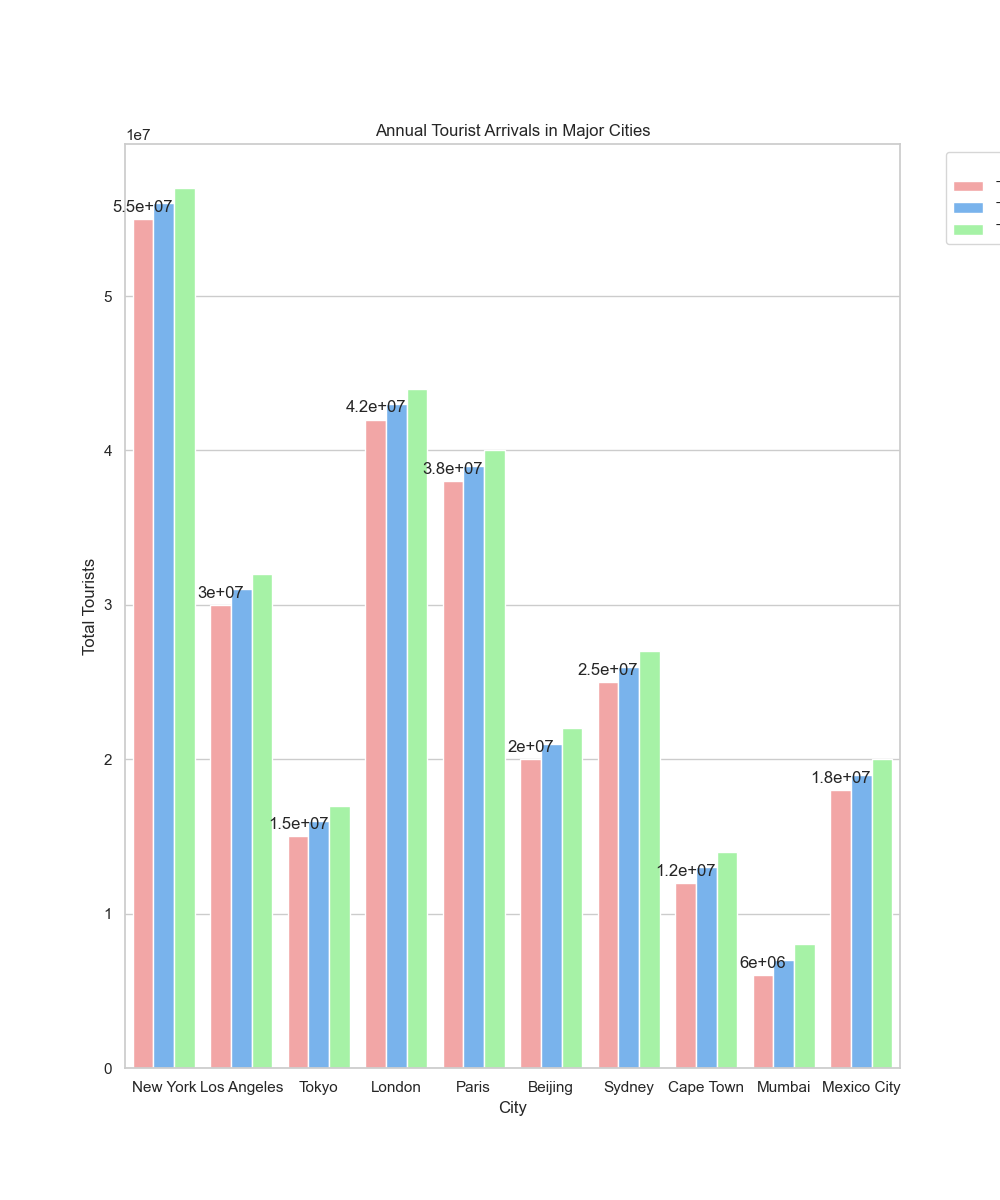

Here is the Python script that generated this plot:

import seaborn as sns
import pandas as pd
import matplotlib.pyplot as plt

data = {
    'City': ['New York', 'Los Angeles', 'Tokyo', 'London', 'Paris', 'Beijing', 'Sydney', 'Cape Town', 'Mumbai', 'Mexico City'],
    'Total_Tourists_2018': [55000000, 30000000, 15000000, 42000000, 38000000, 20000000, 25000000, 12000000, 6000000, 18000000],
    'Total_Tourists_2019': [56000000, 31000000, 16000000, 43000000, 39000000, 21000000, 26000000, 13000000, 7000000, 19000000],
    'Total_Tourists_2020': [57000000, 32000000, 17000000, 44000000, 40000000, 22000000, 27000000, 14000000, 8000000, 20000000]
}

df = pd.DataFrame(data)
df_melted = df.melt(id_vars=['City'], var_name='Year', value_name='Total_Tourists')

plt.figure(figsize=(10, 12))

ax = sns.barplot(
    data=df_melted,
    x='City',
    y='Total_Tourists',
    hue='Year',
    palette=['#ff9999', '#66b3ff', '#99ff99'],
    dodge=True
)

ax.bar_label(ax.containers[0], padding=3)
plt.ylabel('Total Tourists')
plt.xlabel('City')
plt.title('Annual Tourist Arrivals in Major Cities')
plt.legend(title='Year', bbox_to_anchor=(1.05, 1), loc='upper left')

plt.show()
